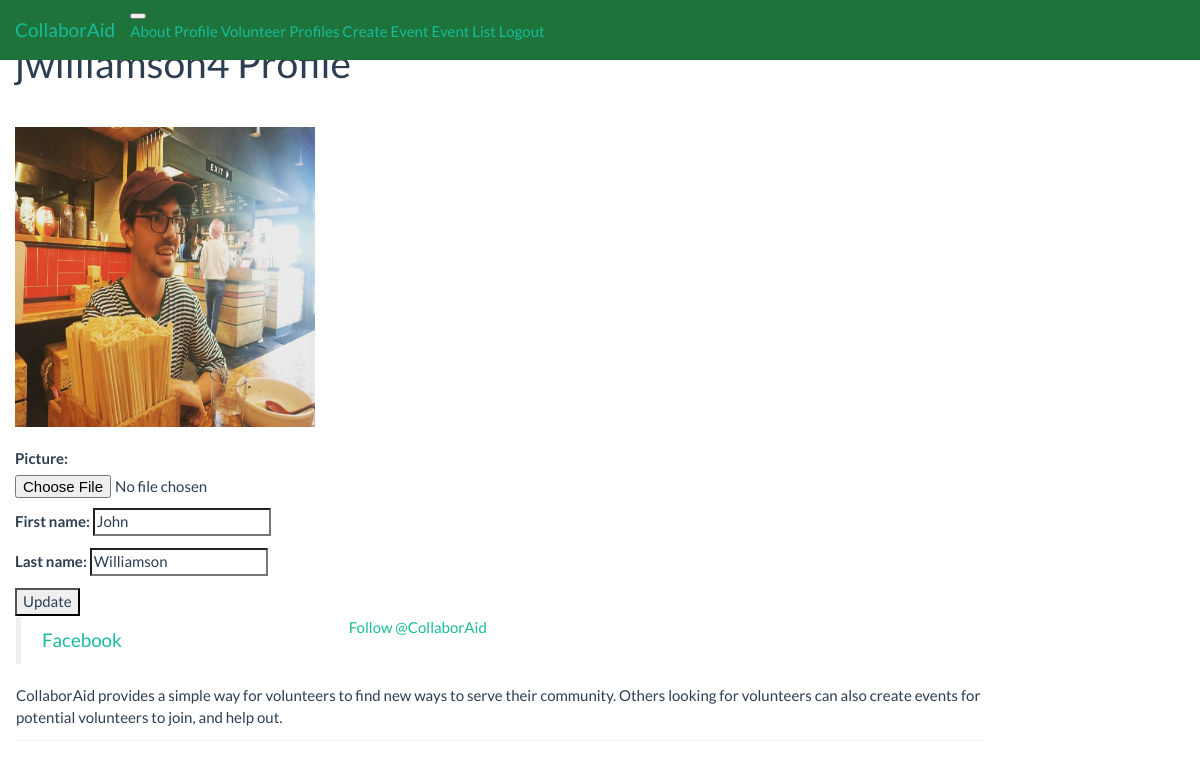
The app's page /website/profile/jwilliamson4/ (signed in) with its own data.
### website/models.py (models this page shows, shortened)
class UserProfile(models.Model):
    user = models.OneToOneField(User)
    picture = models.ImageField(upload_to='profile_images', blank=True)
    first_name = models.CharField(max_length=128, blank=True)
    last_name = models.CharField(max_length=128, blank=True)

### website/views.py (the view, shortened to what this page needs)
# urls.py: url(r'^profile/(?P<username>[\w\-]+)/$', views.profile, name='profile'),
@login_required
def profile(request, username):
    try:
        user = User.objects.get(username=username)
    except User.DoesNotExist:
        return redirect('index')
    userprofile = UserProfile.objects.get_or_create(user=user)[0]
    form = UserProfileForm({'first_name': userprofile.first_name, 'last_name': userprofile.last_name,
                            'picture': userprofile.picture })
    return render(request, 'website/profile.html', {'userprofile': userprofile, 'selecteduser': user, 'form': form})

### website/forms.py
class UserProfileForm(forms.ModelForm):
    first_name = forms.CharField(required=False)
    last_name = forms.CharField(required=False)
    picture = forms.ImageField(required=False)
    class Meta:
        model = UserProfile
        exclude = ('user',)

### templates/website/profile.html (shortened to what this page needs)
{% extends 'website/base_bootstrap.html' %}
{% load staticfiles %}
{% block body_block %}
	<div class="page-header">
		<h1>{{selecteduser.username}} Profile</h1>
	</div>
    {% if userprofile.picture %}
    <img src="{{ MEDIA_URL }}{{userprofile.picture }}" width="300" height="300" alt="{{user.username}}" />
    {% else %}
    <img src="http://combonetwork.com/img/empty_profile.png" img width="300" height="300" alt="{{user.username}}"/>
    {% endif %}
	<br/><br/>
	<div id="profile_data">
		{% if selecteduser.username == user.username %}
    	<form method="post" action="." enctype="multipart/form-data">
    		{{ form.as_p }}
    		<input type="submit" value="Update" />
    	</form>
        {% else %}
		<p><strong>Email:</strong> {{selecteduser.email}}</p>
		{% endif %}
	</div>
{% endblock %}

### records on screen
UserProfile: picture (picture), first_name "John", last_name "Williamson"

### other values on screen
{{ selecteduser.username }} "jwilliamson4"
